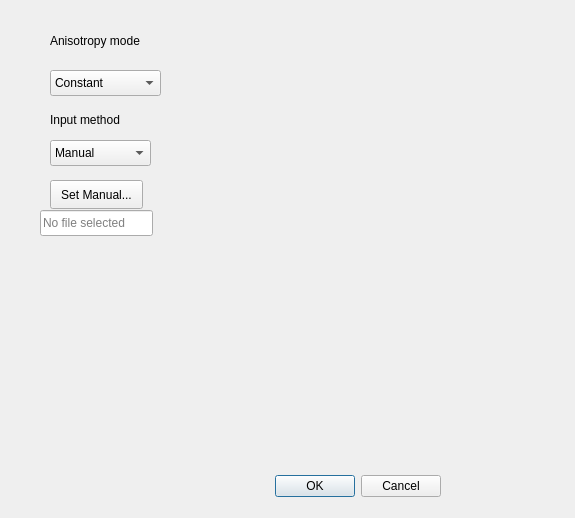
<?xml version="1.0" encoding="UTF-8"?>
<ui version="4.0">
 <class>FaustSpinSingleIonAnisotropyDialog</class>
 <widget class="QDialog" name="FaustSpinSingleIonAnisotropyDialog">
  <property name="geometry">
   <rect>
    <x>0</x>
    <y>0</y>
    <width>575</width>
    <height>518</height>
   </rect>
  </property>
  <property name="windowTitle">
   <string>Dialog</string>
  </property>
  <widget class="QDialogButtonBox" name="buttonBox">
   <property name="geometry">
    <rect>
     <x>100</x>
     <y>470</y>
     <width>341</width>
     <height>32</height>
    </rect>
   </property>
   <property name="orientation">
    <enum>Qt::Orientation::Horizontal</enum>
   </property>
   <property name="standardButtons">
    <set>QDialogButtonBox::StandardButton::Cancel|QDialogButtonBox::StandardButton::Ok</set>
   </property>
  </widget>
  <widget class="QLabel" name="label">
   <property name="geometry">
    <rect>
     <x>50</x>
     <y>20</y>
     <width>121</width>
     <height>41</height>
    </rect>
   </property>
   <property name="text">
    <string>Anisotropy mode</string>
   </property>
  </widget>
  <widget class="QComboBox" name="anisotropyModeComboBox">
   <property name="geometry">
    <rect>
     <x>50</x>
     <y>70</y>
     <width>111</width>
     <height>26</height>
    </rect>
   </property>
   <item>
    <property name="text">
     <string>Constant</string>
    </property>
   </item>
   <item>
    <property name="text">
     <string>Matrix</string>
    </property>
   </item>
  </widget>
  <widget class="QLabel" name="label_2">
   <property name="geometry">
    <rect>
     <x>50</x>
     <y>110</y>
     <width>131</width>
     <height>20</height>
    </rect>
   </property>
   <property name="text">
    <string>Input method</string>
   </property>
  </widget>
  <widget class="QComboBox" name="anisotropyInputComboBox">
   <property name="geometry">
    <rect>
     <x>50</x>
     <y>140</y>
     <width>101</width>
     <height>26</height>
    </rect>
   </property>
   <item>
    <property name="text">
     <string>Manual</string>
    </property>
   </item>
   <item>
    <property name="text">
     <string>Random</string>
    </property>
   </item>
   <item>
    <property name="text">
     <string>File</string>
    </property>
   </item>
  </widget>
  <widget class="QPushButton" name="anisotropySettingsButton">
   <property name="geometry">
    <rect>
     <x>50</x>
     <y>180</y>
     <width>93</width>
     <height>29</height>
    </rect>
   </property>
   <property name="text">
    <string>Set Manual...</string>
   </property>
  </widget>
  <widget class="QLineEdit" name="anisotropyFileLineEdit">
   <property name="geometry">
    <rect>
     <x>40</x>
     <y>210</y>
     <width>113</width>
     <height>26</height>
    </rect>
   </property>
   <property name="readOnly">
    <bool>true</bool>
   </property>
   <property name="placeholderText">
    <string>No file selected</string>
   </property>
  </widget>
 </widget>
 <resources/>
 <connections>
  <connection>
   <sender>buttonBox</sender>
   <signal>accepted()</signal>
   <receiver>FaustSpinSingleIonAnisotropyDialog</receiver>
   <slot>accept()</slot>
   <hints>
    <hint type="sourcelabel">
     <x>248</x>
     <y>254</y>
    </hint>
    <hint type="destinationlabel">
     <x>157</x>
     <y>274</y>
    </hint>
   </hints>
  </connection>
  <connection>
   <sender>buttonBox</sender>
   <signal>rejected()</signal>
   <receiver>FaustSpinSingleIonAnisotropyDialog</receiver>
   <slot>reject()</slot>
   <hints>
    <hint type="sourcelabel">
     <x>316</x>
     <y>260</y>
    </hint>
    <hint type="destinationlabel">
     <x>286</x>
     <y>274</y>
    </hint>
   </hints>
  </connection>
 </connections>
</ui>
